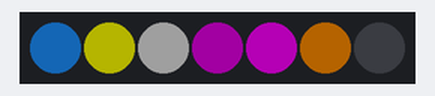
The sketch below on a simulated Arduino Uno, built with avr-gcc and run on an emulated ATmega328P. Shown: 7 RGB LEDs in strip order, left to right. Dim RGB values are drawn brighter than linear; random numbers use the default seed unless the sketch sets one; no radio packets arrive unless stated; what the sketch prints to the serial monitor is not drawn.

Above: at 0.1 s.
At 3.1 s:
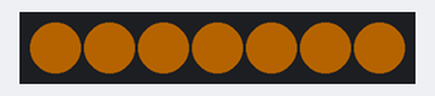
At 7.1 s:
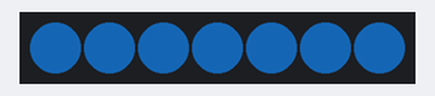
At 17.1 s:
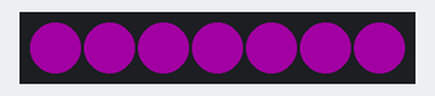
At 27.1 s:
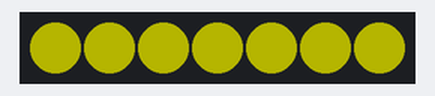
At 38.1 s:
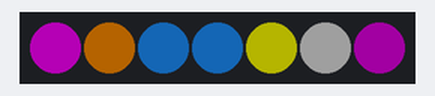
Timing chart, 0 to 40.0 s (numbered marks = the images above):
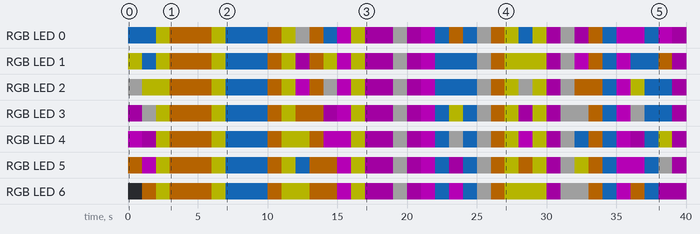

The sketch:

Lampara_Led.ino
```cpp
#include <SPI.h>
#include "RF24.h"
#include "FastLED.h"
#include <printf.h>

// Serial
char MAGIC_WORD[] = {'P', 'o', 'o', 'k', 'y'};
uint8_t XOR_CHK = 0x55; // 85

// Define the array of leds
#define LED_PIN     2
#define NUM_LEDS    7
#define BRIGHTNESS  64
#define LED_TYPE    WS2811
#define COLOR_ORDER BRG
CRGB leds[NUM_LEDS];

// RF
#define CE_PIN 7
#define CSN_PIN 8
byte addresses[][6] = {"1Node"};
RF24 radio(CE_PIN, CSN_PIN);

byte speed = 10;
long randNumber = -1;
byte rainbowCount = 0;
uint8_t countIdxGlobal = 0;

void setup() {
  initSerial();
  initLeds();
  initRF();
}

void initSerial() {
  Serial.begin(115200);
}

void initLeds() {
  Serial.println(F("Fast Led start"));
  FastLED.addLeds<LED_TYPE, LED_PIN, COLOR_ORDER>(leds, NUM_LEDS);//.setCorrection( TypicalLEDStrip );
  FastLED.setBrightness(BRIGHTNESS);
}

void initRF() {
  printf_begin();
  Serial.println(F("RF24 start"));
  radio.begin();
  radio.setChannel(108);  // Above most Wifi Channels
  radio.setPALevel(RF24_PA_MIN);
  radio.printDetails();
}

void loop() {
  if(dataAvailable()) {
    readMagicWord();
    myLittlePonny();
  } else {
    randNumber = -1;
    randomColors();
  }
}

bool readMagicWord() {
  for(uint8_t i = 0; i < sizeof(MAGIC_WORD); ++i) {
    char c = syncRead();
    if(MAGIC_WORD[i] != c) {
      return false;
    }
  }
  byte hi = syncRead(); // '2' = 50
  byte lo = syncRead(); // '4' = 52
  byte chkSum = syncRead(); // 'S' = 83
  // if checksum does not match go back to wait
  return (chkSum != (hi ^ lo ^ XOR_CHK));
}

byte syncRead(){
  while(!dataAvailable());
  return dataRead();
}

bool dataAvailable() {
  return radio.available();
  //return Serial.available();
}

byte dataRead() {
  //return Serial.read();
  byte dataReceived;
  radio.read(&dataReceived, sizeof(dataReceived));
  return dataReceived;
}

void myLittlePonny() {
  blackSound(8500);

  for(int i=0; i<12; i++){
    whiteSound(100);
    blackSound(1100);
    whiteSound(100);
    blackSound(250);
    whiteSound(80);
    blackSound(860 - (i*10));
  }

  rainbowSound(60, 500);
  blackSound(1000);
}

void rainbowSound(uint8_t times, int delayMs){
  for (uint8_t i = 0; i < times; i++) {
    rainbow(i, delayMs);
  }
}
void whiteSound(int delayMs){
  rarity(0, delayMs);
}

void blackSound(int delayMs){
  black(0, delayMs);
}

void randomColors() {
  if(randNumber == 0 && rainbowCount > 0){
    rainbowCount--;
  } else {
    randNumber = random(0, 7);
  }
  speed = min(max(speed, 0), 100);
  int delayMs = speed * 100;
  switch(randNumber){
    case 0:
      rainbowCount = 100;
      rainbow(countIdxGlobal, delayMs);
      break;
    case 1:
      rainbowDash(countIdxGlobal, delayMs);
      break;
    case 2:
      flutterShy(countIdxGlobal, delayMs);
      break;
    case 3:
      rarity(countIdxGlobal, delayMs);
      break;
    case 4:
      twilight(countIdxGlobal,  delayMs);
      break;
    case 5:
      pinkyPie(countIdxGlobal, delayMs);
      break;
    case 6:
      appleJack(countIdxGlobal, delayMs);
      break;
  }
  countIdxGlobal++;
}

void rainbow(uint8_t countIdx, int delayMs){
  leds[countIdx % NUM_LEDS] = CRGB( 30, 144, 255);
  leds[(countIdx+1) % NUM_LEDS] = CRGB( 255, 255, 0);
  leds[(countIdx+2) % NUM_LEDS] = CRGB( 128, 128, 128);
  leds[(countIdx+3) % NUM_LEDS] = CRGB( 139, 0, 139);
  leds[(countIdx+4) % NUM_LEDS] = CRGB( 255, 0, 255);
  leds[(countIdx+5) % NUM_LEDS] = CRGB( 255, 140, 0);
  FastLED.show();
  delay(delayMs);
}

void rainbowDash(uint8_t countIdx, int delayMs){
  for (uint8_t i = 0; i < NUM_LEDS; i++) {
    leds[i] = CRGB(30, 144, 255);
  }
  FastLED.show();
  delay(delayMs);
}

void flutterShy(uint8_t countIdx, int delayMs){
  for (uint8_t i = 0; i < NUM_LEDS; i++) {
    leds[i] = CRGB(255, 255, 0);
  }
  FastLED.show();
  delay(delayMs);
}

void rarity(uint8_t countIdx, int delayMs){
  for (uint8_t i = 0; i < NUM_LEDS; i++) {
    leds[i] = CRGB(128, 128, 128);
  }
  FastLED.show();
  delay(delayMs);
}

void twilight(uint8_t countIdx, int delayMs){
  for (uint8_t i = 0; i < NUM_LEDS; i++) {
    leds[i] = CRGB(139, 0, 139);
  }
  FastLED.show();
  delay(delayMs);
}

void pinkyPie(uint8_t countIdx, int delayMs){
  for (uint8_t i = 0; i < NUM_LEDS; i++) {
    leds[i] = CRGB(255, 0, 255);
  }
  FastLED.show();
  delay(delayMs);
}

void appleJack(uint8_t countIdx, int delayMs){
  for (uint8_t i = 0; i < NUM_LEDS; i++) {
    leds[i] = CRGB(255, 140, 0);
  }
  FastLED.show();
  delay(delayMs);
}

void black(uint8_t countIdx, int delayMs){
  for (uint8_t i = 0; i < NUM_LEDS; i++) {
    leds[i] = CRGB(0, 0, 0);
  }
  FastLED.show();
  delay(delayMs);
}
```

Measured:
- by itself, RGB LED 6: off → RGB(64, 35, 0) at 1.0 s, → RGB(64, 64, 0) 1.0 s later, → RGB(64, 35, 0) 1.0 s later, → RGB(64, 64, 0) 3.0 s later, … (28 changes in this stretch)
- by itself, RGB LED 0: off → RGB(7, 36, 64) at 0.01 s, → RGB(64, 64, 0) 2.0 s later, → RGB(64, 35, 0) 1.0 s later, → RGB(64, 64, 0) 3.0 s later, … (33 changes in this stretch)
- what the display in image 1 shows lasts 3.0 s, from 3.0 s to 6.0 s
- what the display in image 3 shows lasts 2.0 s, from 17.0 s to 19.0 s
- what the display in image 4 shows lasts 1.0 s, from 27.0 s to 28.0 s
